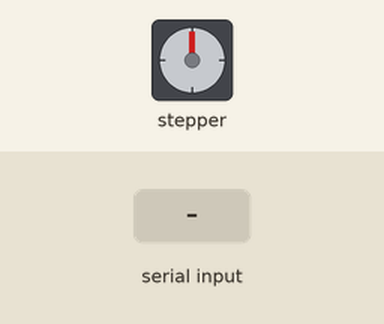
A sketch run on a simulated ESP32. Shown: stepper motor. The inputs (shaded band) are chosen by the test bench. Nothing arrives over Bluetooth unless stated; stepper angles assume 2048 steps per turn.

Above: at 1.2 s.
1.3 s: "C" received over the second serial link
At 1.77 s:
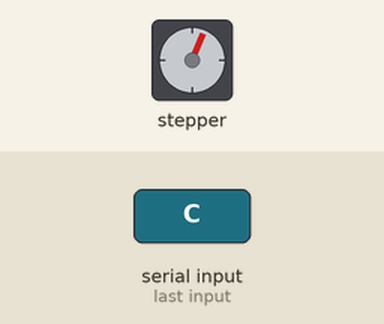
At 2.4 s:
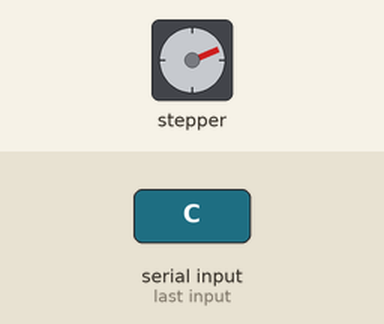
4.3 s: "c" received over the second serial link
At 4.58 s:
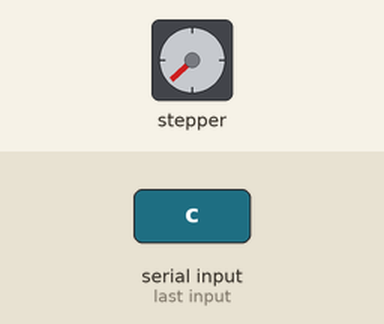
Timing chart, 0 to 12.8 s (numbered marks = the images above; inputs shaded):
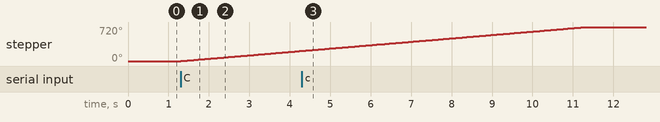

The sketch:

catapulta_esp32.ino
```cpp
#include <Stepper.h>
#include "BluetoothSerial.h"

#if !defined(CONFIG_BT_ENABLED) || !defined(CONFIG_BLUEDROID_ENABLED)
#error Bluetooth is not enabled! Please run `make menuconfig` to and enable it
#endif

BluetoothSerial SerialBT;

const int passosPorVolta = 2048;
Stepper meuMotor(passosPorVolta, 13, 14, 12, 27);

void setup() {
  Serial.begin(115200);
  SerialBT.begin("Catapulta_ESP32");
  meuMotor.setSpeed(12);
}

void loop() {
  if (SerialBT.available()) {
    char comando = SerialBT.read();

    if (comando == 'C' || comando == 'c') {
      meuMotor.step(2048);
    }
    else if (comando == 'L' || comando == 'l') {
      meuMotor.step(-2048);
    }
  }
  delay(20);
}
```

Measured:
- after the input at 1.3 s, stepper: keeps turning clockwise at about 72°/s, starting at once
